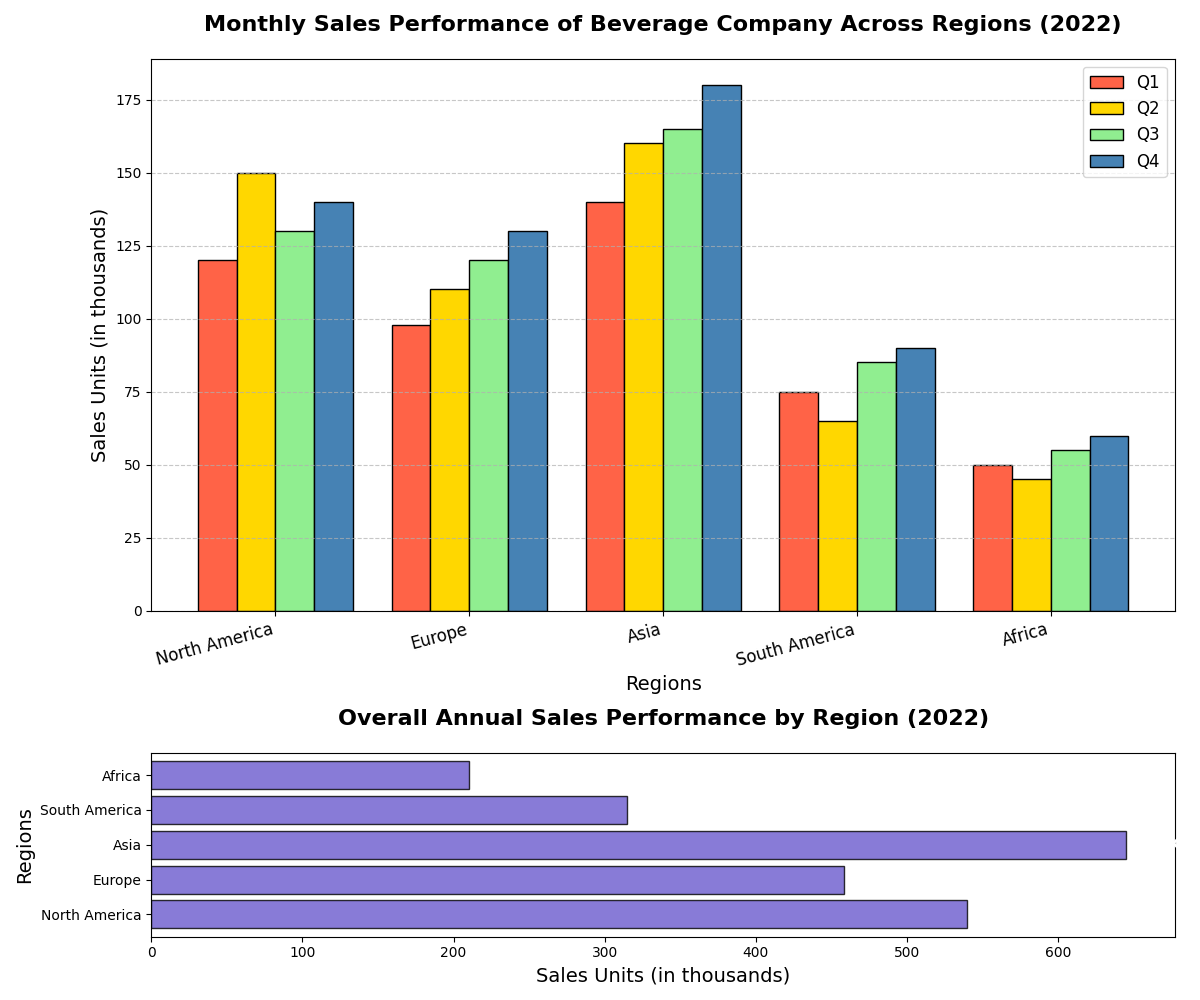

Write the Python code that produced this figure.
import matplotlib.pyplot as plt
import numpy as np

# Backstory: Analysis of Monthly Sales Performance Across Various Regions for a Fictional Beverage Company in 2022
# Data for the plot
regions = ['North America', 'Europe', 'Asia', 'South America', 'Africa']
q1_sales = [120, 98, 140, 75, 50]
q2_sales = [150, 110, 160, 65, 45]
q3_sales = [130, 120, 165, 85, 55]
q4_sales = [140, 130, 180, 90, 60]

# Create a figure and set of subplots with 2 subplots
fig, (ax1, ax2) = plt.subplots(2, 1, figsize=(12, 10), gridspec_kw={'height_ratios': [3, 1]})

# Define bar width and bar positions
bar_width = 0.2
bar_positions = np.arange(len(regions))

# Plotting Sales Data by Quarter
ax1.bar(bar_positions - 1.5 * bar_width, q1_sales, width=bar_width, color='#FF6347', edgecolor='black', label='Q1')
ax1.bar(bar_positions - 0.5 * bar_width, q2_sales, width=bar_width, color='#FFD700', edgecolor='black', label='Q2')
ax1.bar(bar_positions + 0.5 * bar_width, q3_sales, width=bar_width, color='#90EE90', edgecolor='black', label='Q3')
ax1.bar(bar_positions + 1.5 * bar_width, q4_sales, width=bar_width, color='#4682B4', edgecolor='black', label='Q4')

# Adding titles and labels
ax1.set_title('Monthly Sales Performance of Beverage Company Across Regions (2022)', fontsize=16, fontweight='bold', pad=20)
ax1.set_xlabel('Regions', fontsize=14)
ax1.set_ylabel('Sales Units (in thousands)', fontsize=14)

# Setting x-ticks and labels
ax1.set_xticks(bar_positions)
ax1.set_xticklabels(regions, rotation=15, ha='right', fontsize=12)

# Adding legend
ax1.legend(loc='upper right', fontsize=12)

# Adding gridlines for y-axis
ax1.yaxis.grid(True, linestyle='--', alpha=0.7)

# Creating and plotting overall sales data
regional_labels = regions
overall_sales = np.array(q1_sales) + np.array(q2_sales) + np.array(q3_sales) + np.array(q4_sales)

ax2.barh(regional_labels, overall_sales, color='#6A5ACD', edgecolor='black', alpha=0.8)

# Adding titles and labels for horizontal bar chart
ax2.set_title('Overall Annual Sales Performance by Region (2022)', fontsize=16, fontweight='bold', pad=20)
ax2.set_xlabel('Sales Units (in thousands)', fontsize=14)
ax2.set_ylabel('Regions', fontsize=14)

# Adding value labels for each bar
for i in range(len(overall_sales)):
    ax2.text(overall_sales[i] + 5, i, f'{overall_sales[i]}K', va='center', ha='left', fontsize=12, color='white', fontweight='bold')

# Automatically adjust layout to prevent overlap
plt.tight_layout()

# Display the plots
plt.show()
